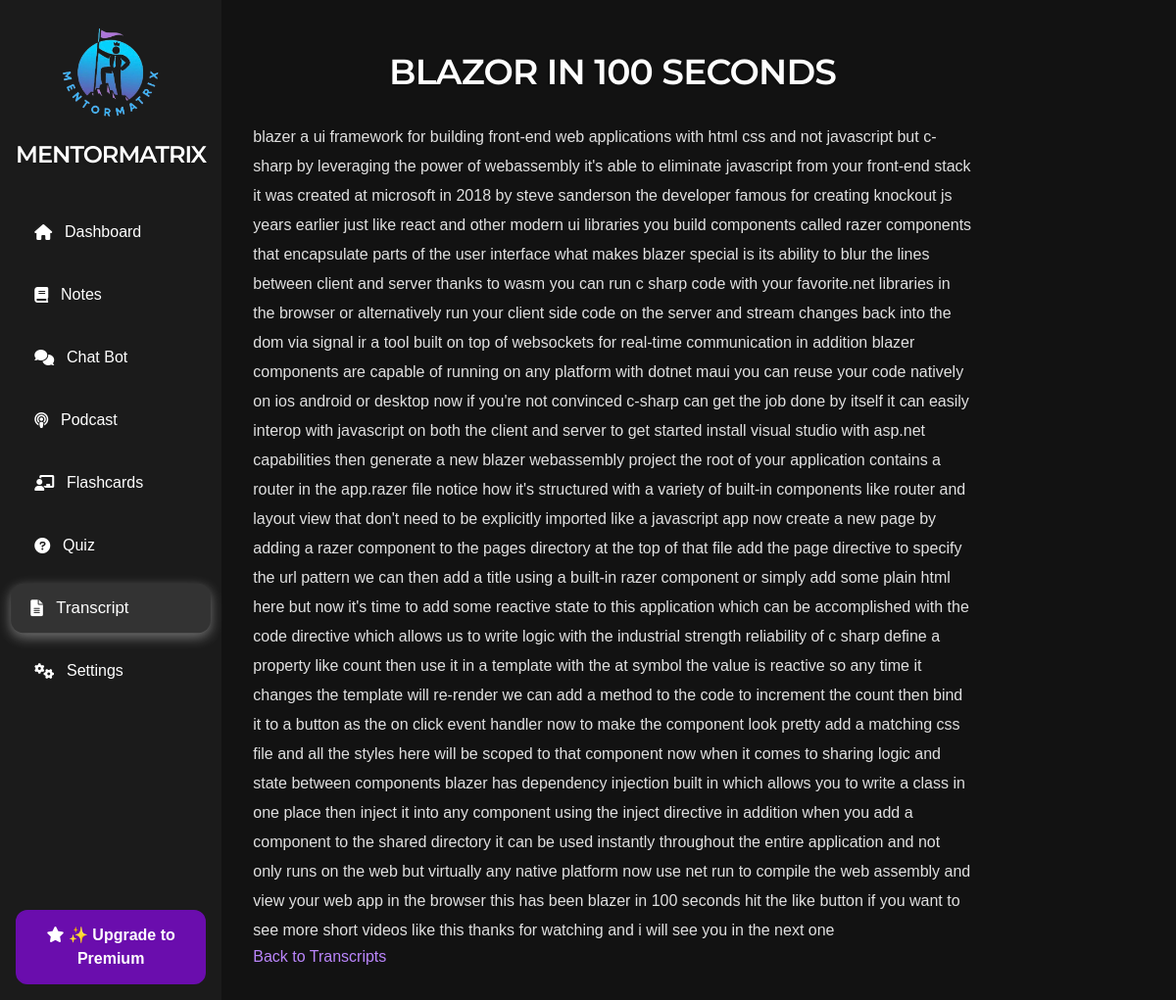
The page /view_transcript/1 on the database as committed earlier.
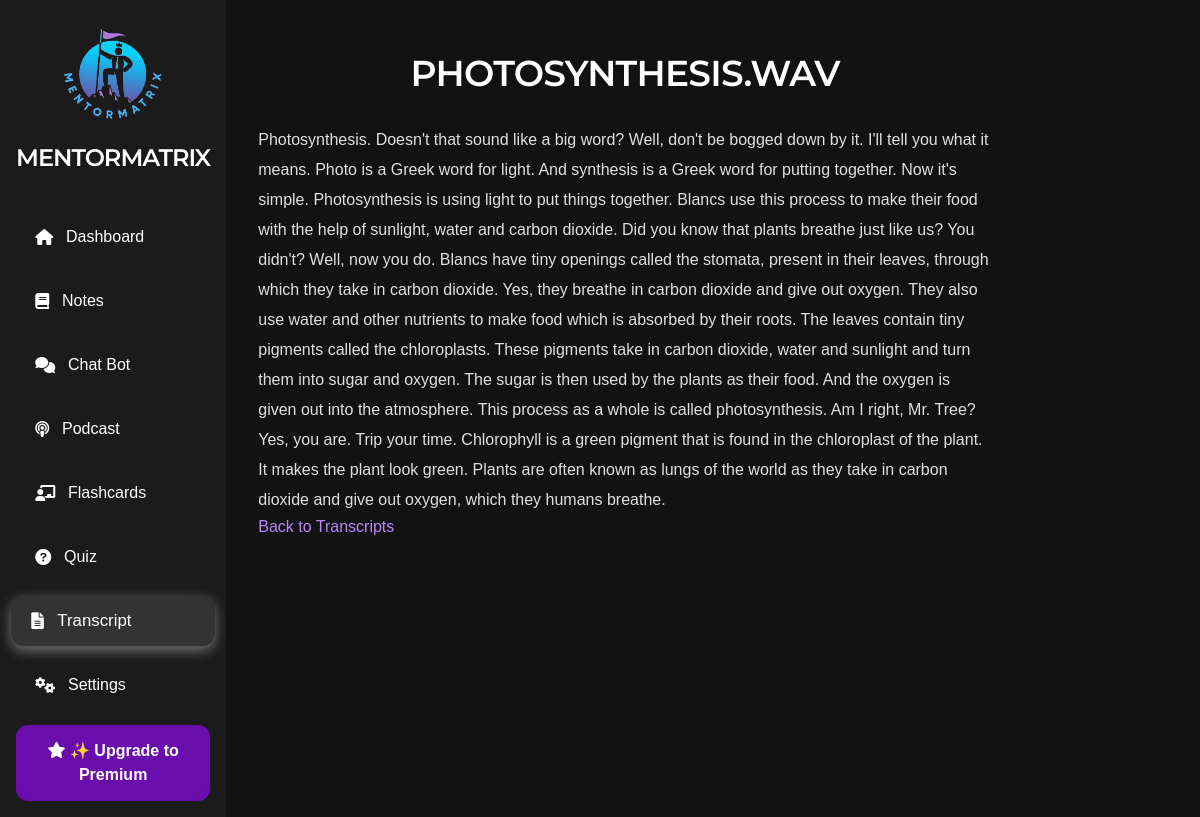
The same page on the database as committed later.
### tables this page shows
CREATE TABLE transcripts (
                    id INTEGER PRIMARY KEY AUTOINCREMENT,
                    title TEXT NOT NULL,
                    content TEXT NOT NULL,
                    created_at DATETIME DEFAULT CURRENT_TIMESTAMP,
                    updated_at DATETIME DEFAULT CURRENT_TIMESTAMP);

### routes/transcribe.py (the view)
@transcribe_blueprint.route("/view_transcript/<int:file_id>")
def view_transcript(file_id):
    transcript = db.execute(
        "SELECT title, content FROM transcripts WHERE id = ?", file_id
    )
    if not transcript:
        return jsonify({"error": "Transcript not found."}), 404
    transcript_name = transcript[0]["title"]
    content = transcript[0]["content"]
    return render_template(
        "view_transcript.html",
        transcript_name=transcript_name,
        content=content,
        current_route="transcript",
    )

### templates/view_transcript.html (shortened to what this page needs)
{% extends "layout.html" %}
{% block other_head_stuff %}
<link rel="stylesheet" href="{{ url_for('static', filename='css/view_transcript.css') }}">
{% endblock %}
{% block content %}
<section class="view-transcript">
    <h2>{{ transcript_name }}</h2>
    <div class="transcript-content">
        {{ content }}
    </div>
    <div class="navigation">
        <a href="{{ url_for('transcribe.transcript') }}" class="btn_btn_primary">Back to Transcripts</a>
    </div>
</section>
{% endblock %}

Rows that differ between the two databases and show on the page:
changed transcripts: title "BLAZOR IN 100 SECONDS" → "PHOTOSYNTHESIS.WAV"; content "blazer a ui framework for building front-end web applications with html css and not javascript but c-sharp by leveraging the power of webassembly it's able to eliminate javascript from your front-end stack it was created at microsoft in 2018 by steve sanderson the developer famous for creating knockout js years earlier just like react and other modern ui libraries you build components called razer components that encapsulate parts of the user interface what makes blazer special is its ability to blur the lines between client and server thanks to wasm you can run c sharp code with your favorite.net libraries in the browser or alternatively run your client side code on the server and stream…" → "Photosynthesis. Doesn't that sound like a big word? Well, don't be bogged down by it. I'll tell you what it means. Photo is a Greek word for light. And synthesis is a Greek word for putting together. Now it's simple. Photosynthesis is using light to put things together. Blancs use this process to make their food with the help of sunlight, water and carbon dioxide. Did you know that plants breathe just like us? You didn't? Well, now you do. Blancs have tiny openings called the stomata, present in their leaves, through which they take in carbon dioxide. Yes, they breathe in carbon dioxide and give out oxygen. They also use water and other nutrients to make food which is absorbed by their…"
